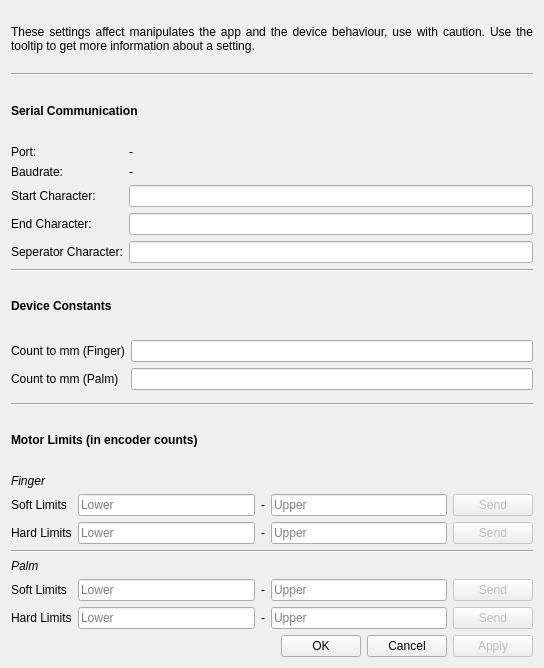
<?xml version="1.0" encoding="UTF-8"?>
<ui version="4.0">
 <class>Form</class>
 <widget class="QWidget" name="Form">
  <property name="geometry">
   <rect>
    <x>0</x>
    <y>0</y>
    <width>544</width>
    <height>668</height>
   </rect>
  </property>
  <property name="minimumSize">
   <size>
    <width>0</width>
    <height>0</height>
   </size>
  </property>
  <property name="windowTitle">
   <string>Form</string>
  </property>
  <layout class="QVBoxLayout" name="verticalLayout">
   <item>
    <widget class="QLabel" name="label">
     <property name="text">
      <string>These settings affect manipulates the app and the device behaviour, use with caution. Use the tooltip to get more information about a setting.</string>
     </property>
     <property name="textFormat">
      <enum>Qt::PlainText</enum>
     </property>
     <property name="alignment">
      <set>Qt::AlignJustify|Qt::AlignVCenter</set>
     </property>
     <property name="wordWrap">
      <bool>true</bool>
     </property>
    </widget>
   </item>
   <item>
    <widget class="Line" name="line">
     <property name="orientation">
      <enum>Qt::Horizontal</enum>
     </property>
    </widget>
   </item>
   <item>
    <widget class="QLabel" name="label_3">
     <property name="font">
      <font>
       <weight>75</weight>
       <bold>true</bold>
      </font>
     </property>
     <property name="text">
      <string>Serial Communication</string>
     </property>
    </widget>
   </item>
   <item>
    <layout class="QFormLayout" name="formLayout">
     <item row="2" column="0">
      <widget class="QLabel" name="startChLabel">
       <property name="text">
        <string>Start Character:</string>
       </property>
      </widget>
     </item>
     <item row="2" column="1">
      <widget class="QLineEdit" name="startChEdit"/>
     </item>
     <item row="3" column="0">
      <widget class="QLabel" name="endChLabel">
       <property name="text">
        <string>End Character:</string>
       </property>
      </widget>
     </item>
     <item row="3" column="1">
      <widget class="QLineEdit" name="endChEdit"/>
     </item>
     <item row="4" column="0">
      <widget class="QLabel" name="seperatorChLabel">
       <property name="text">
        <string>Seperator Character:</string>
       </property>
      </widget>
     </item>
     <item row="4" column="1">
      <widget class="QLineEdit" name="seperatorChEdit"/>
     </item>
     <item row="0" column="0">
      <widget class="QLabel" name="label_8">
       <property name="text">
        <string>Port:</string>
       </property>
      </widget>
     </item>
     <item row="1" column="0">
      <widget class="QLabel" name="label_10">
       <property name="text">
        <string>Baudrate:</string>
       </property>
      </widget>
     </item>
     <item row="0" column="1">
      <widget class="QLabel" name="portLabel">
       <property name="text">
        <string>-</string>
       </property>
      </widget>
     </item>
     <item row="1" column="1">
      <widget class="QLabel" name="baudrateLabel">
       <property name="text">
        <string>-</string>
       </property>
      </widget>
     </item>
    </layout>
   </item>
   <item>
    <widget class="Line" name="line_2">
     <property name="orientation">
      <enum>Qt::Horizontal</enum>
     </property>
    </widget>
   </item>
   <item>
    <widget class="QLabel" name="label_4">
     <property name="font">
      <font>
       <weight>75</weight>
       <bold>true</bold>
      </font>
     </property>
     <property name="text">
      <string>Device Constants</string>
     </property>
    </widget>
   </item>
   <item>
    <layout class="QFormLayout" name="formLayout_2">
     <item row="0" column="0">
      <widget class="QLabel" name="countToMmLabel">
       <property name="text">
        <string>Count to mm (Finger)</string>
       </property>
      </widget>
     </item>
     <item row="0" column="1">
      <widget class="QLineEdit" name="countToMmEdit"/>
     </item>
     <item row="1" column="0">
      <widget class="QLabel" name="countToMmLabel2">
       <property name="text">
        <string>Count to mm (Palm)</string>
       </property>
      </widget>
     </item>
     <item row="1" column="1">
      <widget class="QLineEdit" name="countToMmEdit2"/>
     </item>
    </layout>
   </item>
   <item>
    <widget class="Line" name="line_4">
     <property name="orientation">
      <enum>Qt::Horizontal</enum>
     </property>
    </widget>
   </item>
   <item>
    <widget class="QLabel" name="label_5">
     <property name="font">
      <font>
       <weight>75</weight>
       <bold>true</bold>
      </font>
     </property>
     <property name="text">
      <string>Motor Limits (in encoder counts)</string>
     </property>
    </widget>
   </item>
   <item>
    <layout class="QGridLayout" name="gridLayout">
     <item row="6" column="0">
      <widget class="QLabel" name="label_12">
       <property name="text">
        <string>Hard Limits</string>
       </property>
      </widget>
     </item>
     <item row="6" column="3">
      <widget class="QLineEdit" name="palmHardUpperEdit">
       <property name="placeholderText">
        <string>Upper</string>
       </property>
      </widget>
     </item>
     <item row="2" column="1">
      <widget class="QLineEdit" name="fingerHardLowerEdit">
       <property name="placeholderText">
        <string>Lower</string>
       </property>
      </widget>
     </item>
     <item row="1" column="0">
      <widget class="QLabel" name="label_7">
       <property name="text">
        <string>Soft Limits</string>
       </property>
      </widget>
     </item>
     <item row="2" column="0">
      <widget class="QLabel" name="label_9">
       <property name="text">
        <string>Hard Limits</string>
       </property>
      </widget>
     </item>
     <item row="2" column="3">
      <widget class="QLineEdit" name="fingerHardUpperEdit">
       <property name="placeholderText">
        <string>Upper</string>
       </property>
      </widget>
     </item>
     <item row="6" column="1">
      <widget class="QLineEdit" name="palmHardLowerEdit">
       <property name="placeholderText">
        <string>Lower</string>
       </property>
      </widget>
     </item>
     <item row="1" column="1">
      <widget class="QLineEdit" name="fingerSoftLowerEdit">
       <property name="placeholderText">
        <string>Lower</string>
       </property>
      </widget>
     </item>
     <item row="5" column="1">
      <widget class="QLineEdit" name="palmSoftLowerEdit">
       <property name="placeholderText">
        <string>Lower</string>
       </property>
      </widget>
     </item>
     <item row="4" column="0">
      <widget class="QLabel" name="label_6">
       <property name="font">
        <font>
         <italic>true</italic>
         <underline>false</underline>
        </font>
       </property>
       <property name="text">
        <string>Palm</string>
       </property>
      </widget>
     </item>
     <item row="5" column="3">
      <widget class="QLineEdit" name="palmSoftUpperEdit">
       <property name="placeholderText">
        <string>Upper</string>
       </property>
      </widget>
     </item>
     <item row="1" column="3">
      <widget class="QLineEdit" name="fingerSoftUpperEdit">
       <property name="placeholderText">
        <string>Upper</string>
       </property>
      </widget>
     </item>
     <item row="1" column="2">
      <widget class="QLabel" name="label_13">
       <property name="text">
        <string>-</string>
       </property>
      </widget>
     </item>
     <item row="5" column="0">
      <widget class="QLabel" name="label_11">
       <property name="text">
        <string>Soft Limits</string>
       </property>
      </widget>
     </item>
     <item row="5" column="2">
      <widget class="QLabel" name="label_14">
       <property name="text">
        <string>-</string>
       </property>
      </widget>
     </item>
     <item row="6" column="2">
      <widget class="QLabel" name="label_15">
       <property name="text">
        <string>-</string>
       </property>
      </widget>
     </item>
     <item row="0" column="0">
      <widget class="QLabel" name="label_2">
       <property name="font">
        <font>
         <italic>true</italic>
         <underline>false</underline>
        </font>
       </property>
       <property name="text">
        <string>Finger</string>
       </property>
      </widget>
     </item>
     <item row="2" column="2">
      <widget class="QLabel" name="label_16">
       <property name="text">
        <string>-</string>
       </property>
      </widget>
     </item>
     <item row="1" column="4">
      <widget class="QPushButton" name="fingerSoftSendButton">
       <property name="enabled">
        <bool>false</bool>
       </property>
       <property name="text">
        <string>Send</string>
       </property>
      </widget>
     </item>
     <item row="5" column="4">
      <widget class="QPushButton" name="palmSoftSendButton">
       <property name="enabled">
        <bool>false</bool>
       </property>
       <property name="text">
        <string>Send</string>
       </property>
      </widget>
     </item>
     <item row="6" column="4">
      <widget class="QPushButton" name="palmHardSendButton">
       <property name="enabled">
        <bool>false</bool>
       </property>
       <property name="text">
        <string>Send</string>
       </property>
      </widget>
     </item>
     <item row="2" column="4">
      <widget class="QPushButton" name="fingerHardSendButton">
       <property name="enabled">
        <bool>false</bool>
       </property>
       <property name="text">
        <string>Send</string>
       </property>
      </widget>
     </item>
     <item row="3" column="0" colspan="5">
      <widget class="Line" name="line_3">
       <property name="orientation">
        <enum>Qt::Horizontal</enum>
       </property>
      </widget>
     </item>
    </layout>
   </item>
   <item>
    <layout class="QHBoxLayout" name="horizontalLayout">
     <item>
      <spacer name="horizontalSpacer">
       <property name="orientation">
        <enum>Qt::Horizontal</enum>
       </property>
       <property name="sizeHint" stdset="0">
        <size>
         <width>40</width>
         <height>20</height>
        </size>
       </property>
      </spacer>
     </item>
     <item>
      <widget class="QLabel" name="infoLabel">
       <property name="font">
        <font>
         <weight>75</weight>
         <bold>true</bold>
        </font>
       </property>
       <property name="text">
        <string/>
       </property>
      </widget>
     </item>
     <item>
      <widget class="QPushButton" name="okButton">
       <property name="text">
        <string>OK</string>
       </property>
      </widget>
     </item>
     <item>
      <widget class="QPushButton" name="cancelButton">
       <property name="text">
        <string>Cancel</string>
       </property>
      </widget>
     </item>
     <item>
      <widget class="QPushButton" name="applyButton">
       <property name="enabled">
        <bool>false</bool>
       </property>
       <property name="text">
        <string>Apply</string>
       </property>
      </widget>
     </item>
    </layout>
   </item>
  </layout>
 </widget>
 <resources/>
 <connections>
  <connection>
   <sender>startChEdit</sender>
   <signal>returnPressed()</signal>
   <receiver>applyButton</receiver>
   <slot>animateClick()</slot>
   <hints>
    <hint type="sourcelabel">
     <x>336</x>
     <y>162</y>
    </hint>
    <hint type="destinationlabel">
     <x>485</x>
     <y>376</y>
    </hint>
   </hints>
  </connection>
  <connection>
   <sender>endChEdit</sender>
   <signal>returnPressed()</signal>
   <receiver>applyButton</receiver>
   <slot>animateClick()</slot>
   <hints>
    <hint type="sourcelabel">
     <x>336</x>
     <y>193</y>
    </hint>
    <hint type="destinationlabel">
     <x>485</x>
     <y>376</y>
    </hint>
   </hints>
  </connection>
  <connection>
   <sender>seperatorChEdit</sender>
   <signal>returnPressed()</signal>
   <receiver>applyButton</receiver>
   <slot>animateClick()</slot>
   <hints>
    <hint type="sourcelabel">
     <x>336</x>
     <y>224</y>
    </hint>
    <hint type="destinationlabel">
     <x>485</x>
     <y>376</y>
    </hint>
   </hints>
  </connection>
  <connection>
   <sender>countToMmEdit</sender>
   <signal>returnPressed()</signal>
   <receiver>applyButton</receiver>
   <slot>animateClick()</slot>
   <hints>
    <hint type="sourcelabel">
     <x>337</x>
     <y>308</y>
    </hint>
    <hint type="destinationlabel">
     <x>485</x>
     <y>376</y>
    </hint>
   </hints>
  </connection>
  <connection>
   <sender>countToMmEdit2</sender>
   <signal>returnPressed()</signal>
   <receiver>applyButton</receiver>
   <slot>animateClick()</slot>
   <hints>
    <hint type="sourcelabel">
     <x>337</x>
     <y>339</y>
    </hint>
    <hint type="destinationlabel">
     <x>485</x>
     <y>376</y>
    </hint>
   </hints>
  </connection>
 </connections>
</ui>
